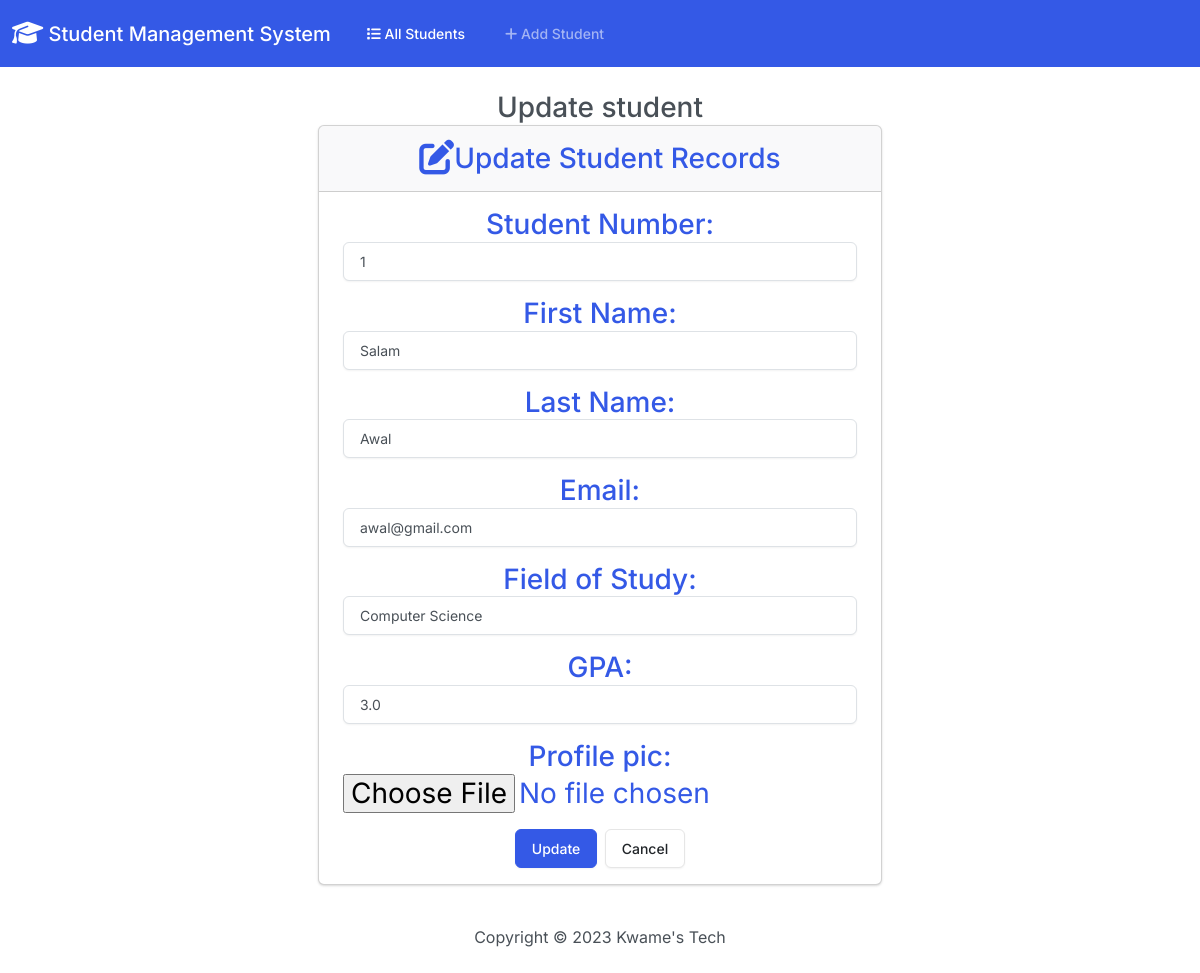
The page /edit/3/ on the database its author committed.
### students/models.py (models this page shows, shortened)
class Student(models.Model):
    student_number = models.PositiveIntegerField()
    first_name = models.CharField(max_length=80)
    last_name = models.CharField(max_length=80)
    email =models.EmailField(max_length=120)
    field_of_study = models.CharField(max_length=50)
    gpa = models.FloatField(default=3.0)
    profile_pic = models.ImageField(upload_to= 'static/images/', blank=True, null=True)

### students/views.py (the view)
# urls.py: path('edit/<int:id>/', views.edit, name='edit'),
def edit(request, id):
    if request.method == 'POST':
        student = Student.objects.get(pk=id) # gets the student whose primary key is equal to the id and stores inside the student vtiable
        form = StudentForm(request.POST,  instance=student) #instantiates the from the instance argument ensures we are editing information from the right student
        if form.is_valid(): #save form
            form.save()
            return render(request, 'students/edit.html',{
                'form': form,
                'student': student,
                'success': True
            })
    else: #none post instance
        student = Student.objects.get(pk=id)
        form = StudentForm(instance=student)
    return render(request, 'students/edit.html',{
            'form': form ,
        })

### students/forms.py
class StudentForm(forms.ModelForm):
    class Meta:
        model = Student
        fields = ['student_number', 'first_name', 'last_name', 'email', 'field_of_study', 'gpa', 'profile_pic']
        labels = {
            'student_number': 'Student Number',
            'first_name': 'First Name',
            'last_name': 'Last Name',
            'email': 'Email',
            'field_of_study': 'Field of Study',
            'gpa': 'GPA'
        }
        widgets = {
            'student_number': forms.NumberInput(attrs={'class': 'form-control '}),
            'first_name':  forms.TextInput(attrs={'class': 'form-control '}),
            'last_name':   forms.TextInput(attrs={'class': 'form-control '}),
            'email':   forms.EmailInput(attrs={'class': 'form-control '}),
            'field_of_study':   forms.TextInput(attrs={'class': 'form-control '}),
            'gpa': forms.NumberInput(attrs={'class': 'form-control '}),
        }

### students/templates/students/edit.html (shortened to what this page needs)
{% extends './base.html' %}
{% load static %}
{% block content %}
<h3 class="text-center m-4">
    Update student
    {% if success %}
        <div class="alert alert-success" role="alert">
            The New Student was updated Successfully
            <a href="{% url 'index' %}" class="alert-link"> Go to HomePage.</a>
        </div>
    {% else %}
        <div class="row justify-content-center">
            <div class="col-6 ">
                <div class="card text-primary  mb-3" >
                    <div class="card-header">
                        <i class="fa-solid fa-pen-to-square fa-lg"></i>Update Student Records
                    </div>
                    <div class="card-body">
                        <form action="" method="POST">
                            {{form.as_p}}
                            <button class="btn btn-primary" type="submit">Update</button>
                            <a href="{% url 'index' %}" class="btn btn-secondary">Cancel</a>
                        </form>
                    </div>
                  </div>
            </div>
        </div>
    {% endif %}
</h3>
{% endblock %}

### rows shown on the page
Student: student_number "1", first_name "Salam", last_name "Awal", email "awal@gmail.com", field_of_study "Computer Science", gpa "3.0"
